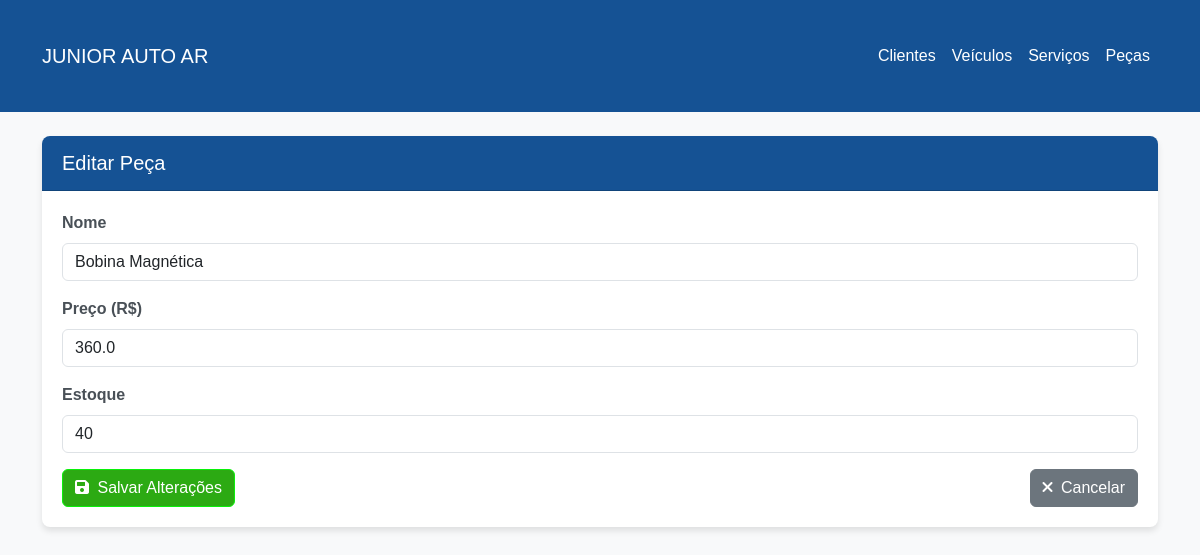
/part/edit/1, run on the app's committed database.
### models.py (models this page shows, shortened)
class Part(Base):
    __tablename__ = 'parts'
    id = Column(Integer, primary_key=True)
    name = Column(String(100), nullable=False)
    price = Column(Float, nullable=False)
    stock = Column(Integer, default=0)
    services = relationship("Service", secondary=service_part, back_populates="parts")

### app.py (the view, shortened to what this page needs)
@app.route('/part/edit/<int:part_id>', methods=['GET', 'POST'])
def edit_part(part_id):
    session = db_manager.get_session()
    try:
        part = session.query(Part).get(part_id)
        if not part:
            flash('Peça não encontrada!', 'danger')
            return redirect(url_for('parts'))
        return render_template('edit_part.html', part=part)
    except Exception as e:
        session.rollback()
        flash(f'Erro ao editar peça: {str(e)}', 'danger')
        return redirect(url_for('parts'))
    finally:
        session.close()

### models.py (called while the page is built)
    def get_session(self):
        return self.Session()

### templates/edit_part.html (shortened to what this page needs)
{% extends "base.html" %}
{% block content %}
<div class="card">
    <div class="card-header">
        <h5 class="mb-0">Editar Peça</h5>
    </div>
    <div class="card-body">
        <form method="POST" action="{{ url_for('edit_part', part_id=part.id) }}">
            <div class="mb-3">
                <label for="name" class="form-label">Nome</label>
                <input type="text" class="form-control" id="name" name="name" value="{{ part.name }}" required>
            </div>
            <div class="mb-3">
                <label for="price" class="form-label">Preço (R$)</label>
                <input type="number" class="form-control" id="price" name="price" step="0.01" min="0" value="{{ part.price }}" required>
            </div>
            <div class="mb-3">
                <label for="stock" class="form-label">Estoque</label>
                <input type="number" class="form-control" id="stock" name="stock" min="0" value="{{ part.stock }}" required>
            </div>
            <div class="d-flex justify-content-between">
                <button type="submit" class="btn btn-primary">
                    <i class="fas fa-save me-1"></i> Salvar Alterações
                </button>
                <a href="{{ url_for('parts') }}" class="btn btn-secondary">
                    <i class="fas fa-times me-1"></i> Cancelar
                </a>
            </div>
        </form>
    </div>
</div>
{% endblock %}

### static/css/style.css (style rules this page uses)
body { font-family: Arial, sans-serif; background-color: #f8f9fa; color: #343a40; }
.card { box-shadow: 0 4px 6px rgba(0, 0, 0, 0.1); margin-bottom: 20px; border: none; border-radius: 8px; }
.card-header { background-color: #155294; color: #ffffff; border-radius: 8px 8px 0 0 !important; padding: 15px 20px; font-weight: bold; display: flex; justify-content: space-between; align-items: center; }
.card-body { padding: 20px; }
.btn-primary { background-color: #2caa13; border-color: #0af00a; }
label { font-weight: bold; color: #495057; }

### data on the page
Part: name "Bobina Magnética", price "360.0", stock "40"
